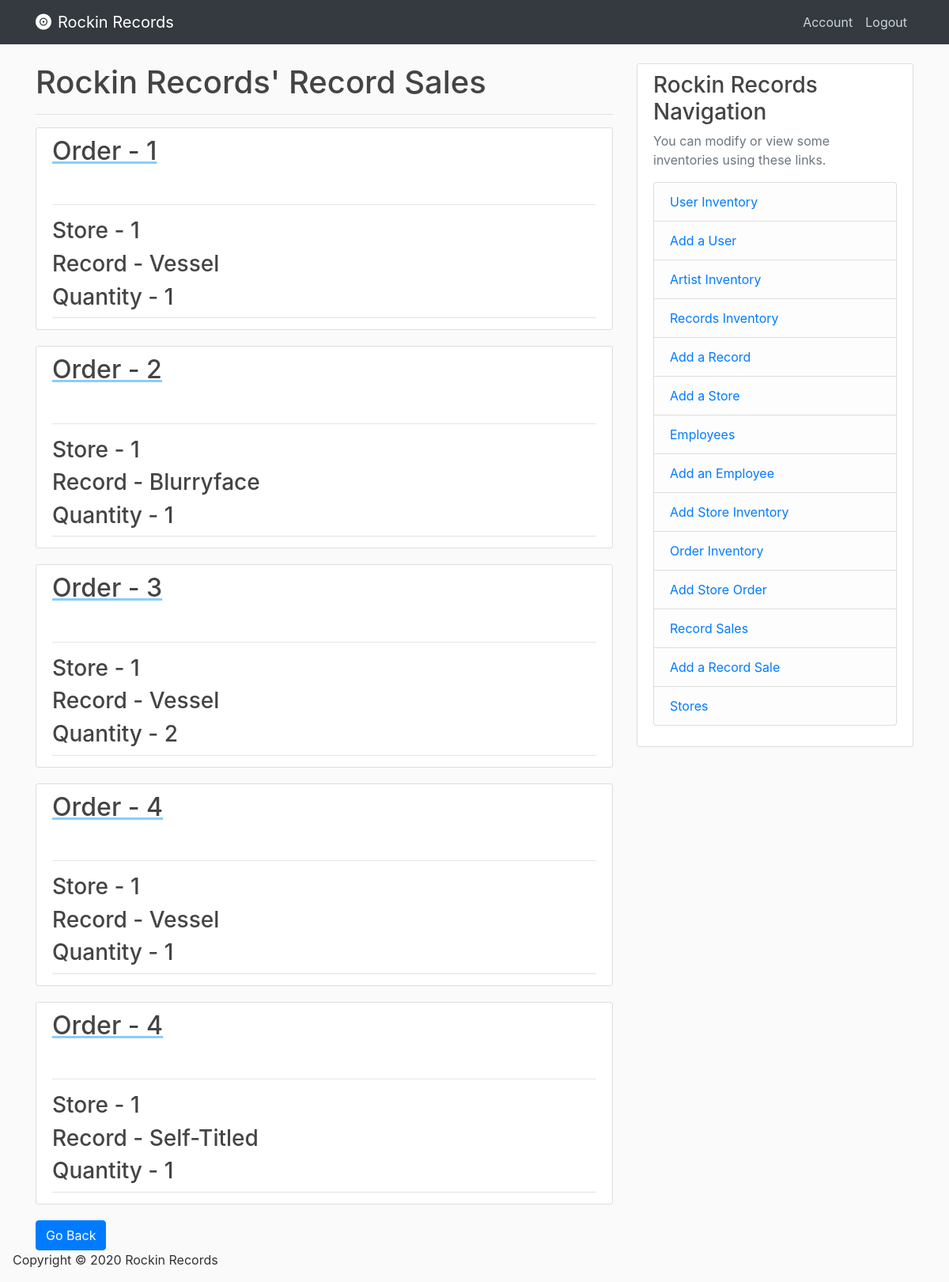
/recordsales (signed in), run on the app's committed database.
### database/models.py (models this page shows, shortened)
class RecordSales(db.Model):
    record_id = db.Column(db.Integer, db.ForeignKey('records.record_id'), primary_key=True, nullable=False)
    order_id = db.Column(db.Integer, db.ForeignKey('orders.order_id'), primary_key=True, nullable=False)
    quantity = db.Column(db.Integer, nullable=False)

class Records(db.Model):
    record_id = db.Column(db.Integer, primary_key=True, nullable=False, autoincrement="auto")
    record_name = db.Column(db.String(120), nullable=False)
    record_genre = db.Column(db.String(120), nullable=False)
    record_price = db.Column(db.Float, nullable=False)
    artist_id = db.Column(db.Integer, db.ForeignKey('artists.artist_id'), nullable=False)

### database/routes.py (the view)
@app.route('/recordsales', methods=['GET', 'POST'])
def record_sales():
    record_sale_query = RecordSales.query.join(Records, Records.record_id == RecordSales.record_id)\
        .add_columns(Records.record_id, Records.record_name, RecordSales.order_id, RecordSales.quantity)\
        .join(Orders, Orders.order_id == RecordSales.order_id)\
        .add_columns(Orders.order_date, Orders.store_id).all()
    return render_template('record_sales.html', record_sales=record_sale_query)

### database/models.py (called while the page is built)
@login_manager.user_loader
def load_user(user_id):
    return Users.query.get(int(user_id))

### database/Templates/record_sales.html
{% extends "index.html" %}
{% block content %}
    <h1> Rockin Records' Record Sales </h1>
    <hr>
    {% for record_sale in record_sales %}
        <article class="media content-section">
            <div class="media-body">
                <div class="article-metadata">
                    <a class="mr-2" href="{{ url_for('record_sale', order_id=record_sale.order_id, record_id=record_sale.record_id) }}" style="text-decoration: underline; text-decoration-color: lightskyblue;" >
                    <h2> Order - {{ record_sale['order_id'] }}</h2>
                    </a>
                    <hr>
                    <h3> Store - {{ record_sale['store_id'] }}</h3>
                    <h3> Record - {{ record_sale['record_name'] }}</h3>
                    <h3> Quantity - {{ record_sale['quantity'] }}</h3>
                </div>
          </div>
        </article>
     {% endfor %}
     <div>
        <a href="{{ url_for('home') }} ">
          <button class='btn btn-primary'>
              Go Back
          </button>
        </a>
     </div>
{% endblock content %}

### database/static/css/main.css (style rules this page uses)
body { background: #fafafa; color: #333333; margin-top: 5rem; }
h1, h2, h3, h4, h5, h6 { color: #444444; }
.content-section { background: #ffffff; padding: 10px 20px; border: 1px solid #dddddd; border-radius: 3px; margin-bottom: 20px; }
.article-metadata { padding-bottom: 1px; margin-bottom: 4px; border-bottom: 1px solid #e3e3e3 }

### data on the page
RecordSales: order_id "1", store_id "1", record_name "Vessel", quantity "1"
RecordSales: order_id "2", store_id "1", record_name "Blurryface", quantity "1"
RecordSales: order_id "3", store_id "1", record_name "Vessel", quantity "2"
RecordSales: order_id "4", store_id "1", record_name "Vessel", quantity "1"
RecordSales: order_id "4", store_id "1", record_name "Self-Titled", quantity "1"
